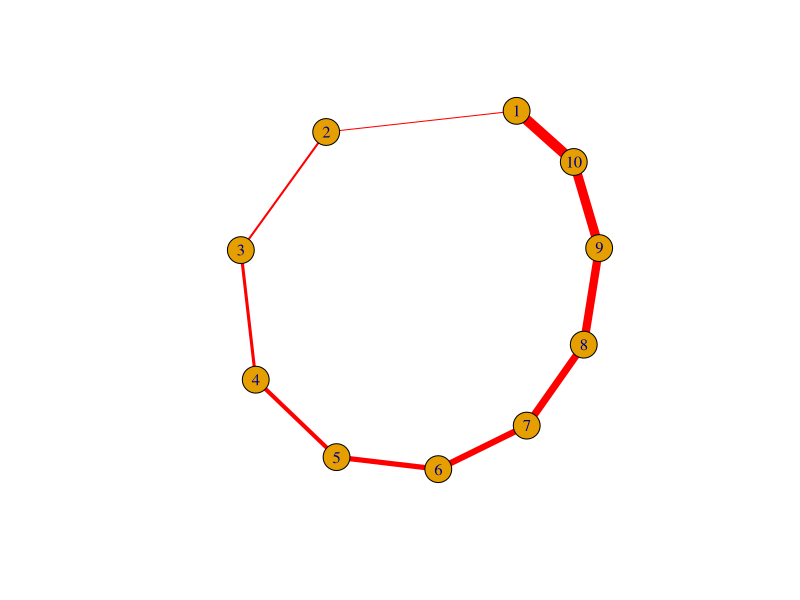

Write the R code that produced this figure.
library(igraph)


### Name: edge_attr
### Title: Query edge attributes of a graph
### Aliases: edge_attr get.edge.attribute edge.attributes

### ** Examples

g <- make_ring(10) %>%
  set_edge_attr("weight", value = 1:10) %>%
  set_edge_attr("color", value = "red")
g
plot(g, edge.width = E(g)$weight)
